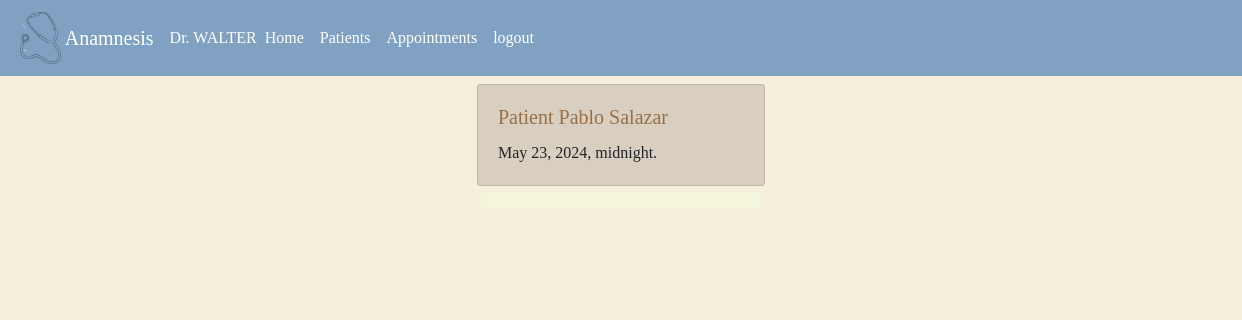
Page /appointments (signed in) on the committed database.
### anamnesis/models.py (models this page shows)
class User(AbstractUser):
    pass

class Patienthistory(models.Model):
    patient = models.ForeignKey(Patient, on_delete=models.CASCADE, blank=True, null=True, related_name="patient_history")
    date = models.DateTimeField() #date the file was created
    diagnostic =models.CharField(max_length=500, blank=True, null=True)
    history =models.CharField(max_length=500, blank=True, null=True) # Explanation of the symptoms
    prescription = models.CharField(max_length=500, blank=True, null=True)
    visit = models.CharField(max_length=30, blank=True, null=True) # Reason the patient is visiting
    nextappointment = models.DateTimeField(null=True, blank=True)

class Patient(models.Model):
    doctor = models.ForeignKey(User, on_delete=models.CASCADE, blank=True, null=True, related_name="patients")
    name = models.CharField(max_length=25, blank=True)
    lastname = models.CharField(max_length=25, blank=True)
    address = models.CharField(max_length=50, blank=True, null=True)
    city = models.CharField(max_length=30, blank=True, null=True)
    state = models.CharField(max_length=20, blank=True, null=True)
    phonenumber = models.CharField(max_length=15, blank=True, null=True)
    date = models.DateTimeField(null=True)
    familyBackground = models.CharField(max_length=500, blank=True, null=True)
    personalBackground = models.CharField(max_length=500, blank=True, null=True)
    def __str__(self):
        return f"Patient {self.name} {self.lastname}"

### anamnesis/views.py (the view)
# urls.py: path("appointments", views.appointments, name="appointments"),
def appointments(request):
    if request.method == "GET":
        appointments = Patienthistory.objects.all().order_by('nextappointment')
        aware_datetime = datetime.now(pytz.utc)  # Create an aware datetime object with timezone information
        listappointments = []
        for appointment in appointments:
            if appointment.nextappointment is not None and appointment.nextappointment >= aware_datetime:
                listappointments.append(appointment)
        paginator = Paginator(listappointments, 10) #show 10 posts per page
        page_number = request.GET.get('page')
        listappointments = paginator.get_page(page_number)
        return render(request, "anamnesis/appointments.html", {
            'appointments': listappointments,
        })

### anamnesis/templates/anamnesis/appointments.html (shortened to what this page needs)
{% extends "anamnesis/layout.html" %}
{% load static %}
{% block body %}
    {% if user.is_authenticated %}
        {% for appointment in appointments %}
            <div class="container d-flex justify-content-center">
                <div id="cardtest" class="card" style="width: 18rem;">
                    <div class="card-body">
                      <a href="{% url 'fileview' file_id=appointment.id %}"><h5 class="card-title">{{appointment.patient}}</h5></a>
                      <p class="card-text">{{appointment.nextappointment}}.</p>
                    </div>
                  </div>
            </div>
        {% endfor %}
         <div class="container w-25">
            <nav aria-label="Page navigation" style="background-color: beige;">
            </nav>
        </div>
    {% else %}
        <h1> 403. You do not have access</h1>
    {% endif %}
{% endblock %}

### anamnesis/templates/anamnesis/layout.html (shortened to what this page needs)
{% load static %}
<!DOCTYPE html>
<html lang="en">
    <head>
        <link rel="stylesheet" href="https://stackpath.bootstrapcdn.com/bootstrap/4.4.1/css/bootstrap.min.css">
        <link href="{% static 'anamnesis/styles.css' %}" rel="stylesheet">
    </head>
    <body>
        {% if user.is_authenticated %}
            <nav class="navbar navbar-expand-lg navbar-dark">
                <img src="{% static 'anamnesis/images/stethoscope.png' %}" alt="stethoscope" class="img-thumbnail text-center imageNav"> <a class="navbar-brand" href="{% url 'index' %}">Anamnesis</a><a class="nav-item" >Dr. {{request.user | upper}}</a>
                <div class="collapse navbar-collapse" id="navbarSupportedContent">
                    <ul class="navbar-nav mr-auto">
                        <li class="nav-item active">
                            <a class="nav-link" href="{% url 'index' %}">Home</a>
                        </li>
                        <li class="nav-item active">
                            <a class="nav-link" href="{% url 'patient' %}">Patients</a>
                        </li>
                        <li class="nav-item active">
                            <a class="nav-link" href="{% url 'appointments' %}">Appointments</a>
                        </li>
                        <li class="nav-item active">
                            <a class="nav-link" href="{% url 'logout' %}">logout</a>
                        </li>
                    </ul>
                </div>
            </nav>
        {% endif %}
        {% block body %}
        {% endblock %}
</html>

### anamnesis/static/anamnesis/styles.css (style rules this page uses)
body { position: relative; background-color: rgb(245, 239, 220); font-family: "Calibri"; }
.card { margin-top: 8px; margin-bottom: 6px; background-color: #d9cfc1; }
h5 { color:#996f47; }
.imageNav { background-color: rgb(128, 161, 193); border: none; width:auto; height: 60px; }
nav { width: 100%; box-sizing: content-box; overflow: scroll; background-color: rgb(128, 161, 193); color: white; }
ul { list-style-type: none; }

### rows in the picture
User: user "WALTER"
Patienthistory: patient "Patient Pablo Salazar", nextappointment "May 23, 2024, midnight"
